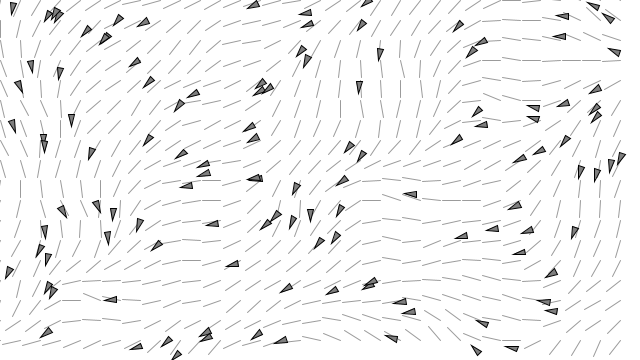
Frame 1 (no input)
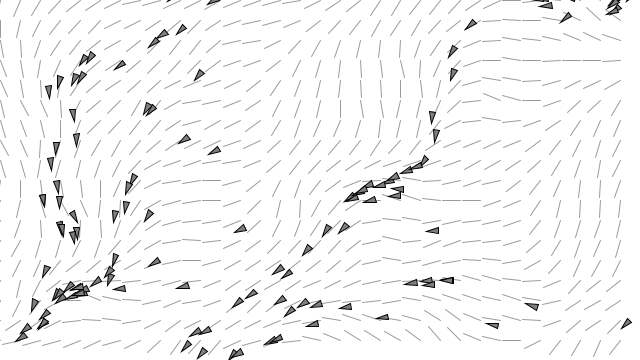
Frame 60 (the mouse pressed at the canvas centre just before this capture)
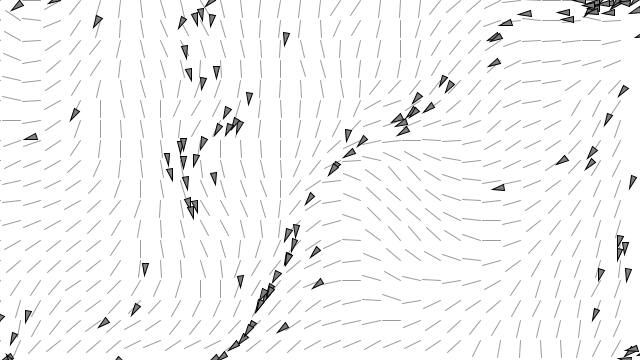
Frame 120 (the mouse held since frame 60 and released just before this capture)

The Processing sketch that drew these frames (run headless with seeded random() and noise(); from frame 60 on, the mouse is pressed at the canvas centre):

// Processing sketch: build
// ── build.pde
ArrayList<Vehicle> v;
FlowField flowfield;
boolean debug = true;

void setup() {
  size(640, 360);
  v = new ArrayList<Vehicle>();
  flowfield = new FlowField(20);
  for(int i = 0; i < 120; i++) {
    v.add(new Vehicle(new PVector(random(width), random(height)), random(2, 5), random(0.1, 0.5)));
  }
}

void draw() {
  background(255);
  
  if(debug) {
    flowfield.display();
  }
  
  for(Vehicle vehicle: v) {
    // Call steering behaviors
    vehicle.follow(flowfield);
    vehicle.run();
  }
}

void keyPressed() {
  if(key == ' ') {
    debug = !debug;
  }
}

void mousePressed() {
  flowfield.init();
}

// ── FlowField.pde
class FlowField {
  
  PVector[][] field; // 2D PVector array 
  int cols, rows, resolution; // Columns, rows, and size of flow field cell
  
  FlowField(int r) {
    resolution = r;
    cols = width/resolution;
    rows = height/resolution;
    field = new PVector[cols][rows];
    init();
  }
  
  void init() {
    // Noise for flow field
    noiseSeed((int)random(10000));
    float xoff = 0;
    for (int i = 0; i < cols; i++) {
      float yoff = 0;
      for(int j = 0; j < rows; j++) {
        float theta = map(noise(xoff, yoff), 0, 1, 0, TWO_PI);
        // Polar to cartesian coordinate transformation
        field[i][j] = new PVector(cos(theta), sin(theta));
        yoff += 0.1;
      }
      xoff += 0.1;  
    }
  }
  
  void display() {
    for(int i = 0; i < cols; i++) {
      for (int j = 0; j < rows; j++) {
        drawVector(field[i][j], i*resolution, j*resolution, resolution - 2);
      }
    }
  }
  
  void drawVector(PVector v, float x, float y, float _scale) {
    pushMatrix();
    float arrowSize = 4;
    // Translate to location
    translate(x, y);
    stroke(0, 100);
    rotate(v.heading2D());
    float len = v.mag()*_scale;
    line(0, 0, len, 0);
    popMatrix();
  }
  
  PVector lookup(PVector lookup) {
    int column = int(constrain(lookup.x/resolution, 0, cols-1));
    int row = int(constrain(lookup.y/resolution, 0, rows-1));
    return field[column][row].get();
  }
  
}

// ── Vehicle.pde
class Vehicle {
  
  PVector location;
  PVector velocity;
  PVector acceleration;
  float r;
  
  // Define the maximum steering force and the maximum speed of the vehicle
  float maxForce;
  float maxSpeed;
  
  Vehicle (PVector l, float ms, float mf) {
    location = l.get();
    r = 3.0;
    maxSpeed = ms;
    maxForce = mf;
    acceleration = new PVector(0, 0);
    velocity = new PVector(0, 0);
  }
  
  public void run() {
    update();
    borders();
    display();
  }
  
  // Reynolds' flow field following algorithm
  void follow(FlowField flow) {
    // What is the vector at that spot in the flow field?
    PVector desired = flow.lookup(location);
    desired.mult(maxSpeed);
    PVector steer = PVector.sub(desired, velocity);
    steer.limit(maxForce);
    applyForce(steer);
  }
  
  void update() { 
    velocity.add(acceleration);
    // Limit speed to max
    velocity.limit(maxSpeed);
    location.add(velocity);
    // Reset acc after each cycle
    acceleration.mult(0);
  }
  
  void applyForce(PVector force) {
    acceleration.add(force);
  }
  
  void display() {
    // Triangle in the direction of the velocity
    float theta = velocity.heading2D() + radians(90);
    fill(127);
    stroke(0);
    strokeWeight(1);
    pushMatrix();
    translate(location.x, location.y);
    rotate(theta);
    beginShape(TRIANGLES);
    vertex(0, -r*2);
    vertex(-r, r*2);
    vertex(r, r*2);
    endShape();
    popMatrix();
  }
  
  void borders() {
    if(location.x < -r) location.x = width + r;
    if(location.y < -r) location.y = height + r;
    if(location.x > width + r) location.x = -r;
    if(location.y > height + r) location.y = -r;
  }
  
}
